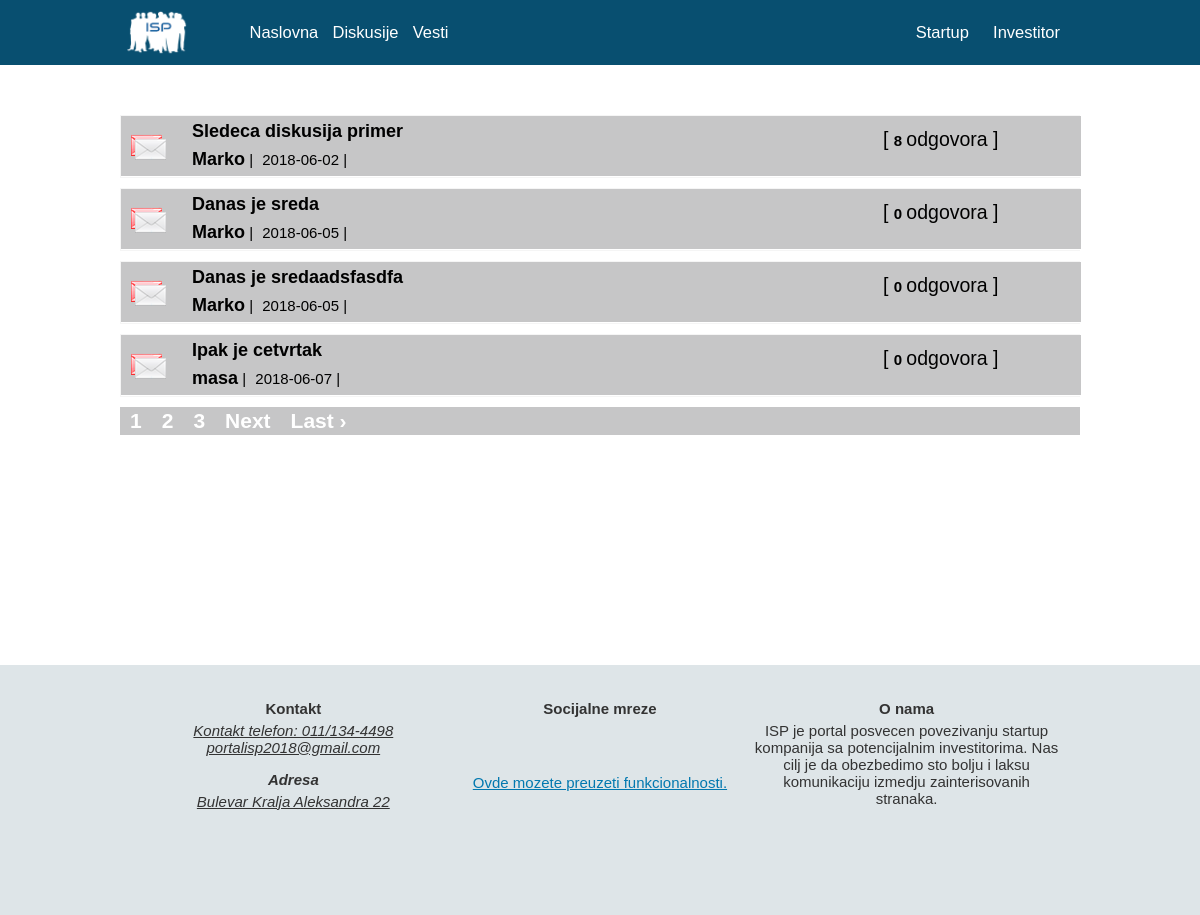
Screenshot of /index.php/Gost/diskusije/1 with the database file from the repository.
### tables this page shows
CREATE TABLE `diskusije` (
  `id` int(11) NOT NULL,
  `id_tipa` int(11) NOT NULL,
  `naslov` varchar(100) NOT NULL,
  `sadrzaj` text NOT NULL,
  `datum` date NOT NULL,
  `datum_arhiv` datetime DEFAULT NULL,
  `vidljivost` int(2) NOT NULL,
  `korisnikst_username` varchar(50) DEFAULT NULL,
  `korisnikinv_username` varchar(50) DEFAULT NULL,
  `arhiv` int(1) NOT NULL,
  `slika_st` varchar(50) DEFAULT NULL,
  `slika_inv` varchar(50) DEFAULT NULL
);

### application/controllers/Gost.php (called while the page is built, shortened)
<?php
class Gost extends CI_Controller {
    public function __construct() {
        $this->load->model("ModelInv");
        $this->load->model("ModelSt");
        $this->load->library('session');
        }
    private function loadView($data,$glavniDeo){
        $this->load->view("sablon/header_gost.php", $data);
        $this->load->view($glavniDeo, $data);
        $this->load->view("sablon/footer.php");
    }
    public function diskusije($idtipa){
        if($this->uri->segment(4))
            $pocetni_index=$this->uri->segment(4);
        else
            $pocetni_index=0;
        $limit=LIMIT_PO_STRANICI;
        $diskusije=$this->ModelSt->dohvatiDiskusije($autorId = NULL, $idtipa, $limit, $pocetni_index);
        if($diskusije == ""){
             $data['threads']=" ";
        }elseif($diskusije != ""){
        foreach ($diskusije as $value) {
            $threads[$value['id']] = $this->ModelSt->dohvatiUkupno($value['id']);
                $data['threads']=$threads;
            }
        }
        $ukupanBrDiskusija=$this->ModelSt->brojDiskusija($autorId, $idtipa);
        $this->load->library('pagination');
        $this->config->load('bootstrap_pagination');
        $config_pagination=$this->config->item('pagination');
        $config_pagination['base_url']= site_url("Gost/diskusije/".$idtipa);
        $config_pagination['total_rows']= count($ukupanBrDiskusija);
        $config_pagination['per_page'] = $limit;
        $config_pagination['next_link'] = 'Next';
        $config_pagination['prev_link'] = 'Prev';
        $this->pagination->initialize($config_pagination);
        $data['links']=$this->pagination->create_links();
        $data['diskusije']=$diskusije;
        $data['controller']= "Gost";
        $this->loadView($data, "diskusije.php");
    }
}

### index.php (called while the page is built, shortened)
<?php
require_once BASEPATH.'core/CodeIgniter.php';

### application/models/ModelSt.php (called while the page is built, shortened)
<?php
class ModelSt extends CI_Model {
    public function dohvatiDiskusije($autorId, $idtipa, $limit, $pocetni_index = 0){
        if($this->session->userdata('korisnikst') ){
            $this->db->where("(vidljivost = 1 OR vidljivost = 3 OR vidljivost = 4 OR korisnikst_username like '$autorId') AND (arhiv = 1 AND id_tipa = $idtipa)");
            $query=$this->db->get('diskusije',$limit,$pocetni_index);
            $result=$query->result_array();
            return $result;
        }elseif($this->session->userdata('korisnikinv')){
            $this->db->where("(vidljivost = 1 OR vidljivost = 2 OR vidljivost = 4 OR korisnikst_username like '$autorId') AND (arhiv = 1 AND id_tipa = $idtipa)");
            $query=$this->db->get('diskusije',$limit,$pocetni_index);
            $result=$query->result_array();
            return $result;
        }elseif($this->session->userdata('admin')){
            $this->db->where("id_tipa", $idtipa);
            $result=$this->db->get('diskusije',$limit, $pocetni_index);
            $result=$result->result_array();
            return $result;
        }
         else {
            $this->db->where("vidljivost", "4");
            $this->db->where("id_tipa", $idtipa);
            $query=$this->db->get('diskusije',$limit,$pocetni_index);
            $result=$query->result_array();
            return $result;
        }
    }
    public function brojDiskusija($autorId, $idtipa){
        if($this->session->userdata('korisnikst') ){
            $result=$this->db->query("SELECT * FROM diskusije WHERE (vidljivost = 1 OR vidljivost = 3 OR vidljivost = 4 OR korisnikst_username like '$autorId') AND (arhiv = 1 AND id_tipa = $idtipa)");
            $result=$result->result_array();
            return $result;
        }elseif($this->session->userdata('korisnikinv')){
            $result=$this->db->query("SELECT * FROM diskusije WHERE (vidljivost = 2 OR vidljivost = 3 OR vidljivost = 4 OR korisnikinv_username like '$autorId') AND (arhiv = 1 AND id_tipa = $idtipa)");
            $result=$result->result_array();
            return $result;
        }elseif($this->session->userdata('admin')){
            $this->db->where("id_tipa", $idtipa);
            $result=$this->db->get('diskusije');
            $result=$result->result_array();
            return $result;
        }
         else {
            $this->db->where("vidljivost", "4");
            $this->db->where("id_tipa", $idtipa);
            $query=$this->db->get('diskusije');
            $result=$query->result_array();
            return $result;
        }
    }
    public function dohvatiUkupno($iddiskusije){
        $query = $this->db->query("SELECT * FROM diskusijeodg WHERE diskusije_id = $iddiskusije");
        $threads = $query->num_rows();
        return $threads;
    }
}

### application/views/diskusije.php (the view, shortened to what this page needs)
<div class="wrapper">
    <div class="discHeight">
         <ul class="forumList">
             <?php foreach ($diskusije as $diskusija) { ?>
             <li>
                 <div id="forum">
                     <div class="forumImg diskusijaImg">
                         <img src="<?php echo base_url(); ?>assets/img/diskusija.png" alt="forum_img"/>
                     </div>
                     <div class="forumContent diskusijaContent">
                         <a href="<?php echo site_url("$controller/prikaziDiskusiju/".$diskusija['id']); ?>">
                         <?php echo $diskusija['naslov']?></a><br>
                         <?php if($diskusija['korisnikst_username']!= NULL) { ?>
                                 <a href="<?php echo site_url("$controller/profil/".$diskusija['korisnikst_username']); ?>">
                                 <?php echo $diskusija['korisnikst_username']?></a>
                             <?php } elseif($diskusija['korisnikinv_username']!= NULL) { ?>
                                 <a href="<?php echo site_url("$controller/profil/".$diskusija['korisnikinv_username']); ?>">
                                 <?php echo $diskusija['korisnikinv_username']?></a>
                             <?php }  ?>
                         | <span><?php echo $diskusija['datum']; ?></span> |
                     </div>
                     <div class="answer">
                         <span>[ <b> <?php echo $threads[$diskusija['id']] ?> </b>
                             <?php if ($threads[$diskusija['id']] == 1) {
                                 echo ' odgovor';
                             }elseif (($threads[$diskusija['id']] > 1) || ($threads[$diskusija['id']] == 0)) {
                                 echo ' odgovora';
                             }?> ]
                         </span>
                     </div>
                     <div class="answer">
                     </div>
                 </div>
             </li>
             <?php } ?>
         </ul>
        <?php if(count($diskusije) > 3)  { ?>
         <div id="paginacija">
             <?php echo $links; ?>
         </div>
        <?php } else
            echo "";
        ?>
    </div>
</div>

### assets/css/style.css (style rules this page uses)
* { margin: 0; padding: 0; font-family:'Raleway', sans-serif; font-size:16px; box-sizing: content-box; }
body { position:relative; }
.wrapper { width:960px; margin:0 auto; }
.wrapper:after { display: table; content: ""; clear: both; }
* { box-sizing:border-box }
#paginacija { background-color: #c6c6c7; padding-top: 2px; padding-bottom: 2px; }
#paginacija a { display: block; text-decoration: none; font-weight: 600; font-size: 140%; color: #fff; width: 120%; }
#paginacija ul li { background-color: #c6c6c7; margin-left: 10px; margin-right: 10px; display: inline-block; }
.discHeight { min-height: 550px; }
.forumList li { margin-bottom: 10px; border: 1px #F5F5F5 solid; }
#forum { width: 960px; background-color: #c6c6c7; border-bottom: 1px solid white; }
#forum:after { display: table; content: ""; clear: both; }
.forumImg { float: left; height: 60px; }
.forumImg img { margin: 5px 7px 2px 0; }
.forumContent { margin-left: 10px; height: 60px; float: left; }
.forumContent a { text-decoration: none; display: block; color: #000000; margin: 10px 0 0 5px; font-size: 100%; }
.forumContent a { text-decoration: none; display: inline-block; margin: 5px 0 7px 5px; color: #000000; font-size: 120%; font-weight: 600; }
.forumContent span { margin: 5px 0 2px 5px; color: #000000; }
.diskusijaImg { width: 56px }
.diskusijaImg img { margin: 15px 2px 2px 10px; }
.diskusijaContent a { margin-bottom: 2px; text-align: center; font-weight: 700; }
.forumList { list-style-type: none; margin-top: 50px; }
.answer { float: right; width: 200px; padding: 2px; }
.answer span { margin-top: 10px; font-size: 130%; display: block; color: #000000; }
.forumList { list-style-type: none; }
* { margin: 0; padding: 0; font-family:Gudea,Helvetica,sans-serif; font-size:15px; }

### rows the page displays
diskusije: naslov "Sledeca diskusija primer", korisnikinv_username "Marko", datum "2018-06-02", id "8", shows "odgovora"
diskusije: naslov "Danas je sreda", korisnikinv_username "Marko", datum "2018-06-05", id "0", shows "odgovora"
diskusije: naslov "Danas je sredaadsfasdfa", korisnikinv_username "Marko", datum "2018-06-05", id "0", shows "odgovora"
diskusije: naslov "Ipak je cetvrtak", korisnikst_username "masa", datum "2018-06-07", id "0", shows "odgovora"

### other values shown
$links "1 2 3 Next Last ›"
